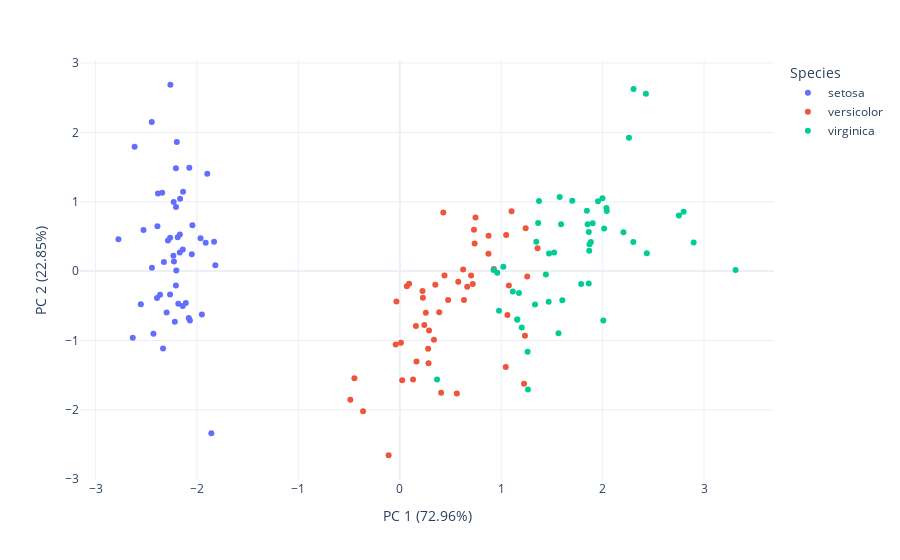

Source (notebook cell):
### Code cell
# Nice plot in PCs 
labels_vec = dataset.target_names[dataset.target]
fig = px.scatter(x=Z[:,0], y=Z[:,1], color=labels_vec,
                labels={
                     "x": "PC 1 (%.2f%%)" % (pca.explained_variance_ratio_[0]*100),
                     "y": "PC 2 (%.2f%%)" % (pca.explained_variance_ratio_[1]*100),
                     "color": "Species"
                 },
                template = 'plotly_white')
fig.show()
